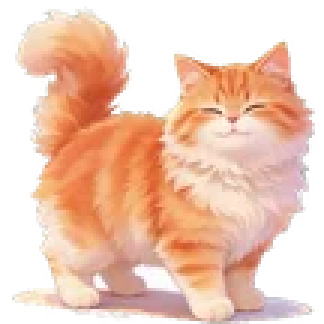
#> input picture app/assets/cat/cat-idle.webp, 108 x 108 px (shown 3 times larger)
$ python _catcmp.py
#> lines starting #> are read from the running program, lines starting #| are printed output that depends on the picture
# -*- coding: utf-8 -*-
"""
按应用里的真实渲染尺寸对比各动作，检查「切换动作时猫会不会突然变大变小」。

应用里：容器宽 = 72 * scale，图片 width:100%，容器底边贴地。
所以渲染宽 = 72*scale，渲染高 = 渲染宽 * 素材高/素材宽。
本图把所有动作的脚底对齐到同一条地面线，并画出「待机 72x72」的参考框。

用法: python _catcmp.py [输出png]
"""
import os, sys, io
import numpy as np
from PIL import Image, ImageDraw

sys.stdout = io.TextIOWrapper(sys.stdout.buffer, encoding='utf-8', errors='replace')
ROOT = os.path.dirname(os.path.abspath(__file__))
CAT = os.path.join(os.path.dirname(ROOT), 'app', 'assets', 'cat')
OUT = os.path.join(ROOT, sys.argv[1] if len(sys.argv) > 1 else '_catcmp.png')

DISP_W = 72          # 应用里的基准显示宽度
Z = 4                # 放大倍数（否则 72px 看不出细节）

ITEMS = [
    ('idle 待机',     'cat-idle.webp',    1.0),
    ('walk 走路',     'cat-walk.webp',    1.0),
    ('hop 开心跳',    'cat-hop.webp',     1.15),
    ('stretch 伸懒腰', 'cat-stretch.webp', 1.35),
    ('groom 洗脸',    'cat-groom.webp',   1.14),
    ('doze 打瞌睡',   'cat-doze.webp',    1.0),
    ('sleep 睡觉',    'cat-sleep.webp',   1.0),
]

tiles = []
for label, f, sc in ITEMS:
    p = os.path.join(CAT, f)
    if not os.path.exists(p):
        print(f'跳过（缺素材）: {f}'); continue
    im = Image.open(p)
#> im is the input picture: PIL image 108x108 RGBA; mean R, G, B, A 190.7, 151, 128.7, 159.9
    n = getattr(im, 'n_frames', 1)
#> n = 24
    # 取「猫占屏幕面积最大」的那一帧，最能代表这个动作的视觉体量
    best, bestA = 0, -1
    for i in range(n):
        im.seek(i)
        a = int((np.asarray(im.convert('RGBA'))[:, :, 3] > 40).sum())
        if a > bestA:
            best, bestA = i, a
#> this loop made 24 passes
#> (a, bestA) on passes 1, 2, 5, 6, 7, 9, 10, 11, 12, 13: (7527, 7527), (7531, 7531), (7541, 7541), (7559, 7559), (7571, 7571), (7581, 7581), (7589, 7589), (7600, 7600), (7605, 7605), (7620, 7620)
#> a on passes 3, 4, 8, 14, 15, 16: 7520, 7527, 7563, 7605, 7600, 7589
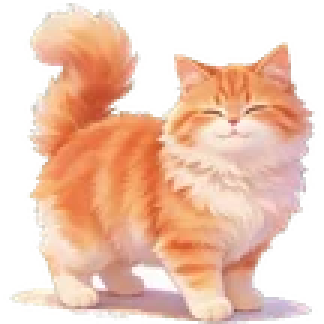
#> im: PIL image 108x108 RGBA (shown 3 times larger); mean R, G, B, A 185.4, 145.8, 123.5, 159.9; transparent parts drawn white
#> after the loop, best = 12; bestA = 7620
    im.seek(best)
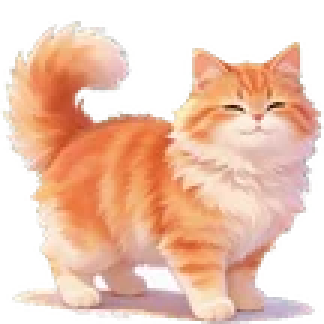
#> im: PIL image 108x108 RGBA (shown 3 times larger); mean R, G, B, A 189.5, 149.9, 127.6, 161.7; transparent parts drawn white
    frame = im.convert('RGBA')
    w, h = frame.size
#> w = 108; h = 108
    disp_w = DISP_W * sc
    disp_h = disp_w * h / w
#> disp_h = 72
    big = frame.resize((int(disp_w * Z), max(1, int(round(disp_h * Z)))), Image.LANCZOS)
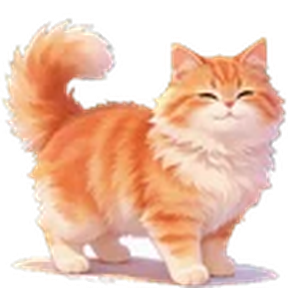
#> big: PIL image 288x288 RGBA; mean R, G, B, A 161.9, 122.4, 101.3, 161.6; transparent parts drawn white
    tiles.append((label, big, w, h, disp_w, disp_h, n, best))
    print(f'{label:15s} 素材 {w:4d}x{h:4d}  {n:3d}帧  第{best}帧  渲染 {disp_w:.0f}x{disp_h:.0f}px')
#> pass 2 of the loop `for label, f, sc in ITEMS:`:
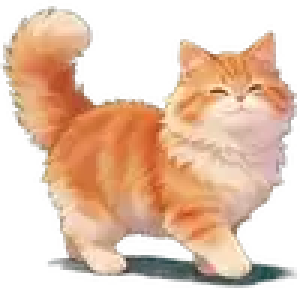
#> input picture app/assets/cat/cat-walk.webp, 100 x 96 px (shown 3 times larger)
#> im is the input picture: PIL image 100x96 RGBA; mean R, G, B, A 151, 118.7, 95.2, 145.8
#> n = 25
#> the loop `for i in range(n):` made 25 passes
#> (a, bestA) on passes 1, 5, 6, 7, 8, 9, 10, 11: (5779, 5779), (5813, 5813), (5834, 5834), (5870, 5870), (5955, 5955), (5994, 5994), (6014, 6014), (6039, 6039)
#> after the loop `for i in range(n):`:
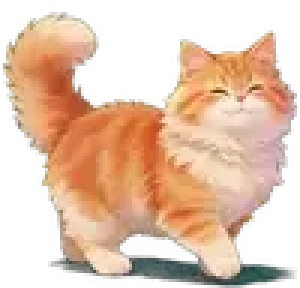
#> im: PIL image 100x96 RGBA (shown 3 times larger); mean R, G, B, A 150.9, 118.9, 95.2, 145.7; transparent parts drawn white
#> after the loop `for i in range(n):`: best = 12; bestA = 6087
#> `big = frame.resize((int(disp_w * Z), max(1, int(round(disp_h * Z)))), ..`:
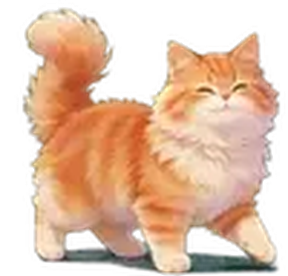
#> big: PIL image 288x276 RGBA; mean R, G, B, A 139.9, 106.5, 82.7, 154.3; transparent parts drawn white
#> pass 3 of the loop `for label, f, sc in ITEMS:`:
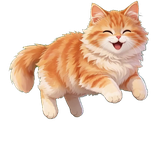
#> input picture app/assets/cat/cat-hop.webp, 151 x 144 px
#> im is the input picture: PIL image 151x144 RGBA; mean R, G, B, A 100.5, 77.6, 60.6, 111
#> n = 23
#> the loop `for i in range(n):` made 23 passes
#> (a, bestA) on passes 1, 5, 6, 20: (9714, 9714), (9796, 9796), (11119, 11119), (11189, 11189)
#> after the loop `for i in range(n):`:
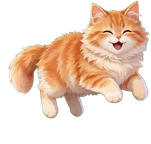
#> im: PIL image 151x144 RGBA; mean R, G, B, A 100.7, 77.5, 60.6, 110.8; transparent parts drawn white
#> after the loop `for i in range(n):`: best = 19; bestA = 11189
#> `big = frame.resize((int(disp_w * Z), max(1, int(round(disp_h * Z)))), ..`:
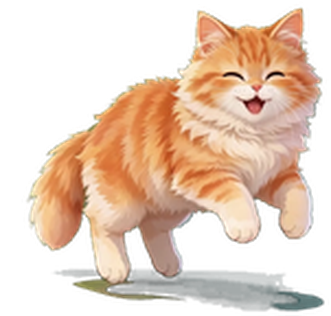
#> big: PIL image 331x316 RGBA; mean R, G, B, A 106.5, 83.7, 65.4, 119.8; transparent parts drawn white
#> the loop made 7 passes; the first 3 are shown

PAD, GAP, LAB = 26, 30, 34
#> PAD = 26; GAP = 30; LAB = 34
cell_w = int(max(t[1].width for t in tiles)) + GAP
max_h = max(t[1].height for t in tiles)
W = PAD * 2 + cell_w * len(tiles)
H = PAD + max_h + LAB + 40
canvas = Image.new('RGB', (W, H), (252, 250, 247))
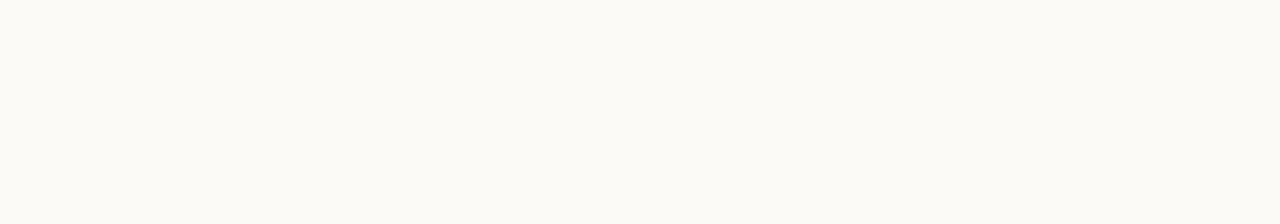
#> canvas: PIL image 2560x448 RGB (shown at 1/2 size); mean R, G, B 252, 250, 247
dr = ImageDraw.Draw(canvas)
ground = PAD + max_h
dr.line([(PAD - 14, ground), (W - PAD + 14, ground)], fill=(198, 188, 176), width=2)
# 待机参考框：换成 idle 的渲染高度，看看别的动作有没有超出/矮一截
ref_h = next((t[5] for t in tiles if 'idle' in t[0]), 72) * Z
for i, (label, big, w, h, dw, dh, n, bi) in enumerate(tiles):
    x = PAD + i * cell_w
    cx = x + big.width // 2
    dr.rectangle([cx - int(DISP_W * Z / 2), ground - ref_h, cx + int(DISP_W * Z / 2), ground],
                 outline=(230, 170, 150), width=1)
    canvas.paste(big, (x, ground - big.height), big)
    dr.text((x, ground + 8), f'{label}  {n}帧', fill=(40, 40, 40))
    dr.text((x, ground + 8 + 15), f'{w}x{h} 渲染{dw:.0f}x{dh:.0f}', fill=(130, 120, 110))
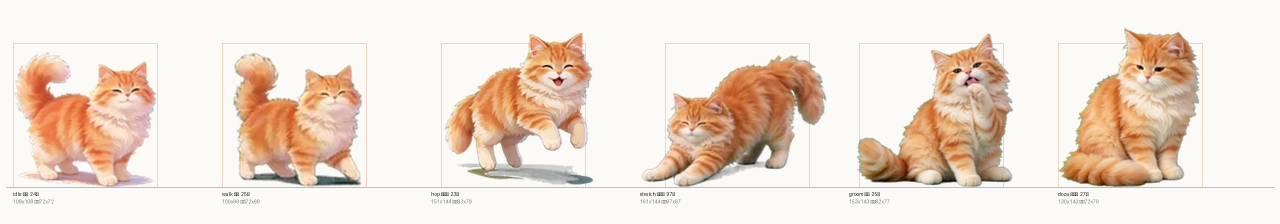
#> canvas: PIL image 2560x448 RGB (shown at 1/2 size); mean R, G, B 238.7, 223.1, 210.9
canvas.save(OUT)
print('\n已生成', OUT, canvas.size, '  （橙框 = 待机的渲染高度参考）')
